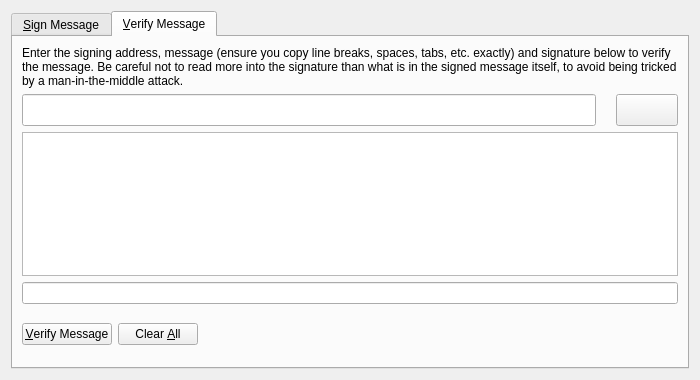
<?xml version="1.0" encoding="UTF-8"?>
<ui version="4.0">
 <class>SignVerifyMessageDialog</class>
 <widget class="QDialog" name="SignVerifyMessageDialog">
  <property name="geometry">
   <rect>
    <x>0</x>
    <y>0</y>
    <width>700</width>
    <height>380</height>
   </rect>
  </property>
  <property name="windowTitle">
   <string>Signatures - Sign / Verify a Message</string>
  </property>
  <property name="modal">
   <bool>true</bool>
  </property>
  <layout class="QVBoxLayout" name="verticalLayout">
   <item>
    <widget class="QTabWidget" name="tabWidget">
     <property name="currentIndex">
      <number>1</number>
     </property>
     <widget class="QWidget" name="tabSignMessage">
      <attribute name="title">
       <string>&amp;Sign Message</string>
      </attribute>
      <layout class="QVBoxLayout" name="verticalLayout_SM">
       <item>
        <widget class="QLabel" name="infoLabel_SM">
         <property name="text">
          <string>You can sign messages with your addresses to prove you own them. Be careful not to sign anything vague, as phishing attacks may try to trick you into signing your identity over to them. Only sign fully-detailed statements you agree to.</string>
         </property>
         <property name="textFormat">
          <enum>Qt::PlainText</enum>
         </property>
         <property name="wordWrap">
          <bool>true</bool>
         </property>
        </widget>
       </item>
       <item>
        <layout class="QHBoxLayout" name="horizontalLayout_1_SM">
         <property name="spacing">
          <number>20</number>
         </property>
         <item>
          <widget class="QValidatedLineEdit" name="addressIn_SM">
           <property name="minimumSize">
            <size>
             <width>0</width>
             <height>32</height>
            </size>
           </property>
           <property name="maximumSize">
            <size>
             <width>16777215</width>
             <height>32</height>
            </size>
           </property>
           <property name="toolTip">
            <string>The address to sign the message with (e.g. B8gZqgY4r2RoEdqYk3QsAqFckyf9pRHN6i)</string>
           </property>
           <property name="maxLength">
            <number>34</number>
           </property>
          </widget>
         </item>
         <item>
          <widget class="QPushButton" name="addressBookButton_SM">
           <property name="minimumSize">
            <size>
             <width>62</width>
             <height>32</height>
            </size>
           </property>
           <property name="maximumSize">
            <size>
             <width>62</width>
             <height>32</height>
            </size>
           </property>
           <property name="toolTip">
            <string>Choose an address from the address book</string>
           </property>
           <property name="text">
            <string/>
           </property>
           <property name="icon">
            <iconset resource="../bitcoin.qrc">
             <normaloff>:/icons/address-book</normaloff>:/icons/address-book</iconset>
           </property>
           <property name="shortcut">
            <string>Alt+A</string>
           </property>
           <property name="autoDefault">
            <bool>false</bool>
           </property>
          </widget>
         </item>
         <item>
          <widget class="QPushButton" name="pasteButton_SM">
           <property name="minimumSize">
            <size>
             <width>62</width>
             <height>32</height>
            </size>
           </property>
           <property name="maximumSize">
            <size>
             <width>62</width>
             <height>32</height>
            </size>
           </property>
           <property name="toolTip">
            <string>Paste address from clipboard</string>
           </property>
           <property name="text">
            <string/>
           </property>
           <property name="icon">
            <iconset resource="../bitcoin.qrc">
             <normaloff>:/icons/editpaste</normaloff>:/icons/editpaste</iconset>
           </property>
           <property name="shortcut">
            <string>Alt+P</string>
           </property>
           <property name="autoDefault">
            <bool>false</bool>
           </property>
          </widget>
         </item>
        </layout>
       </item>
       <item>
        <widget class="QPlainTextEdit" name="messageIn_SM">
         <property name="toolTip">
          <string>Enter the message you want to sign here</string>
         </property>
        </widget>
       </item>
       <item>
        <layout class="QHBoxLayout" name="horizontalLayout_2_SM">
         <property name="spacing">
          <number>20</number>
         </property>
         <item>
          <widget class="QLineEdit" name="signatureOut_SM">
           <property name="minimumSize">
            <size>
             <width>0</width>
             <height>32</height>
            </size>
           </property>
           <property name="maximumSize">
            <size>
             <width>16777215</width>
             <height>32</height>
            </size>
           </property>
           <property name="font">
            <font>
             <italic>true</italic>
            </font>
           </property>
           <property name="readOnly">
            <bool>true</bool>
           </property>
          </widget>
         </item>
         <item>
          <widget class="QPushButton" name="copySignatureButton_SM">
           <property name="minimumSize">
            <size>
             <width>62</width>
             <height>32</height>
            </size>
           </property>
           <property name="maximumSize">
            <size>
             <width>62</width>
             <height>32</height>
            </size>
           </property>
           <property name="toolTip">
            <string>Copy the current signature to the system clipboard</string>
           </property>
           <property name="text">
            <string/>
           </property>
           <property name="icon">
            <iconset resource="../bitcoin.qrc">
             <normaloff>:/icons/editcopy</normaloff>:/icons/editcopy</iconset>
           </property>
           <property name="autoDefault">
            <bool>false</bool>
           </property>
          </widget>
         </item>
        </layout>
       </item>
       <item>
        <layout class="QHBoxLayout" name="horizontalLayout_3_SM">
         <item>
          <widget class="QPushButton" name="signMessageButton_SM">
           <property name="toolTip">
            <string>Sign the message to prove you own this Meimeicoin address</string>
           </property>
           <property name="text">
            <string>&amp;Sign Message</string>
           </property>
           <property name="icon">
            <iconset resource="../bitcoin.qrc">
             <normaloff>:/icons/edit</normaloff>:/icons/edit</iconset>
           </property>
           <property name="autoDefault">
            <bool>false</bool>
           </property>
          </widget>
         </item>
         <item>
          <widget class="QPushButton" name="clearButton_SM">
           <property name="toolTip">
            <string>Reset all sign message fields</string>
           </property>
           <property name="text">
            <string>Clear &amp;All</string>
           </property>
           <property name="icon">
            <iconset resource="../bitcoin.qrc">
             <normaloff>:/icons/remove</normaloff>:/icons/remove</iconset>
           </property>
           <property name="autoDefault">
            <bool>false</bool>
           </property>
          </widget>
         </item>
         <item>
          <spacer name="horizontalSpacer_1_SM">
           <property name="orientation">
            <enum>Qt::Horizontal</enum>
           </property>
           <property name="sizeHint" stdset="0">
            <size>
             <width>40</width>
             <height>48</height>
            </size>
           </property>
          </spacer>
         </item>
         <item>
          <widget class="QLabel" name="statusLabel_SM">
           <property name="font">
            <font>
             <weight>75</weight>
             <bold>true</bold>
            </font>
           </property>
           <property name="text">
            <string/>
           </property>
           <property name="wordWrap">
            <bool>true</bool>
           </property>
          </widget>
         </item>
         <item>
          <spacer name="horizontalSpacer_2_SM">
           <property name="orientation">
            <enum>Qt::Horizontal</enum>
           </property>
           <property name="sizeHint" stdset="0">
            <size>
             <width>40</width>
             <height>48</height>
            </size>
           </property>
          </spacer>
         </item>
        </layout>
       </item>
      </layout>
     </widget>
     <widget class="QWidget" name="tabVerifyMessage">
      <attribute name="title">
       <string>&amp;Verify Message</string>
      </attribute>
      <layout class="QVBoxLayout" name="verticalLayout_VM">
       <item>
        <widget class="QLabel" name="infoLabel_VM">
         <property name="text">
          <string>Enter the signing address, message (ensure you copy line breaks, spaces, tabs, etc. exactly) and signature below to verify the message. Be careful not to read more into the signature than what is in the signed message itself, to avoid being tricked by a man-in-the-middle attack.</string>
         </property>
         <property name="textFormat">
          <enum>Qt::PlainText</enum>
         </property>
         <property name="alignment">
          <set>Qt::AlignLeading|Qt::AlignLeft|Qt::AlignTop</set>
         </property>
         <property name="wordWrap">
          <bool>true</bool>
         </property>
        </widget>
       </item>
       <item>
        <layout class="QHBoxLayout" name="horizontalLayout_1_VM">
         <property name="spacing">
          <number>20</number>
         </property>
         <item>
          <widget class="QValidatedLineEdit" name="addressIn_VM">
           <property name="minimumSize">
            <size>
             <width>0</width>
             <height>32</height>
            </size>
           </property>
           <property name="maximumSize">
            <size>
             <width>16777215</width>
             <height>32</height>
            </size>
           </property>
           <property name="toolTip">
            <string>The address the message was signed with (e.g. B8gZqgY4r2RoEdqYk3QsAqFckyf9pRHN6i)</string>
           </property>
           <property name="maxLength">
            <number>34</number>
           </property>
          </widget>
         </item>
         <item>
          <widget class="QPushButton" name="addressBookButton_VM">
           <property name="minimumSize">
            <size>
             <width>62</width>
             <height>32</height>
            </size>
           </property>
           <property name="maximumSize">
            <size>
             <width>62</width>
             <height>32</height>
            </size>
           </property>
           <property name="toolTip">
            <string>Choose an address from the address book</string>
           </property>
           <property name="text">
            <string/>
           </property>
           <property name="icon">
            <iconset resource="../bitcoin.qrc">
             <normaloff>:/icons/address-book</normaloff>:/icons/address-book</iconset>
           </property>
           <property name="shortcut">
            <string>Alt+A</string>
           </property>
           <property name="autoDefault">
            <bool>false</bool>
           </property>
          </widget>
         </item>
        </layout>
       </item>
       <item>
        <widget class="QPlainTextEdit" name="messageIn_VM"/>
       </item>
       <item>
        <widget class="QValidatedLineEdit" name="signatureIn_VM"/>
       </item>
       <item>
        <layout class="QHBoxLayout" name="horizontalLayout_2_VM">
         <item>
          <widget class="QPushButton" name="verifyMessageButton_VM">
           <property name="toolTip">
            <string>Verify the message to ensure it was signed with the specified Meimeicoin address</string>
           </property>
           <property name="text">
            <string>&amp;Verify Message</string>
           </property>
           <property name="icon">
            <iconset resource="../bitcoin.qrc">
             <normaloff>:/icons/transaction_0</normaloff>:/icons/transaction_0</iconset>
           </property>
           <property name="autoDefault">
            <bool>false</bool>
           </property>
          </widget>
         </item>
         <item>
          <widget class="QPushButton" name="clearButton_VM">
           <property name="toolTip">
            <string>Reset all verify message fields</string>
           </property>
           <property name="text">
            <string>Clear &amp;All</string>
           </property>
           <property name="icon">
            <iconset resource="../bitcoin.qrc">
             <normaloff>:/icons/remove</normaloff>:/icons/remove</iconset>
           </property>
           <property name="autoDefault">
            <bool>false</bool>
           </property>
          </widget>
         </item>
         <item>
          <spacer name="horizontalSpacer_1_VM">
           <property name="orientation">
            <enum>Qt::Horizontal</enum>
           </property>
           <property name="sizeHint" stdset="0">
            <size>
             <width>40</width>
             <height>48</height>
            </size>
           </property>
          </spacer>
         </item>
         <item>
          <widget class="QLabel" name="statusLabel_VM">
           <property name="font">
            <font>
             <weight>75</weight>
             <bold>true</bold>
            </font>
           </property>
           <property name="text">
            <string/>
           </property>
           <property name="wordWrap">
            <bool>true</bool>
           </property>
          </widget>
         </item>
         <item>
          <spacer name="horizontalSpacer_2_VM">
           <property name="orientation">
            <enum>Qt::Horizontal</enum>
           </property>
           <property name="sizeHint" stdset="0">
            <size>
             <width>40</width>
             <height>48</height>
            </size>
           </property>
          </spacer>
         </item>
        </layout>
       </item>
      </layout>
     </widget>
    </widget>
   </item>
  </layout>
 </widget>
 <customwidgets>
  <customwidget>
   <class>QValidatedLineEdit</class>
   <extends>QLineEdit</extends>
   <header>qvalidatedlineedit.h</header>
  </customwidget>
 </customwidgets>
 <resources>
  <include location="../bitcoin.qrc"/>
 </resources>
 <connections/>
</ui>
